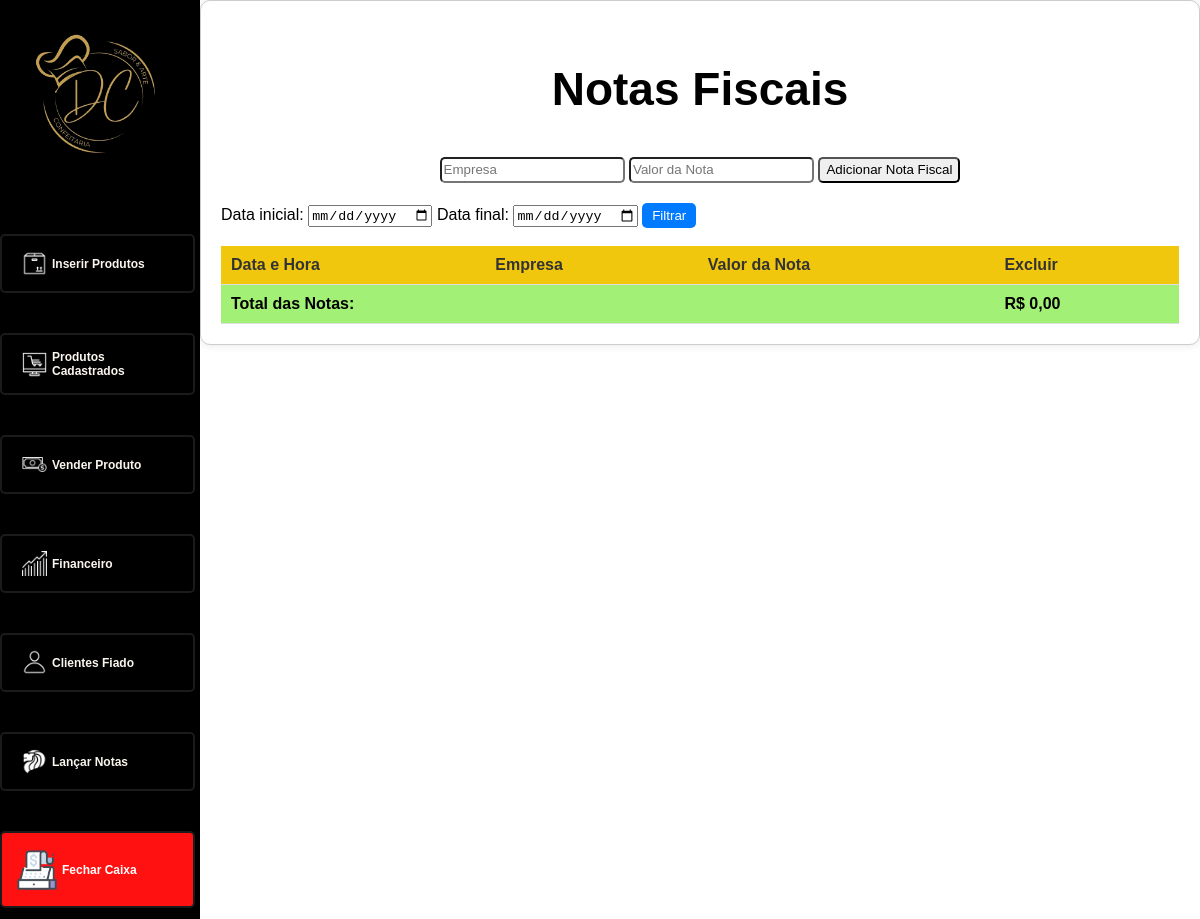
The page /lancar_nota.php (signed in) on the database as committed earlier.
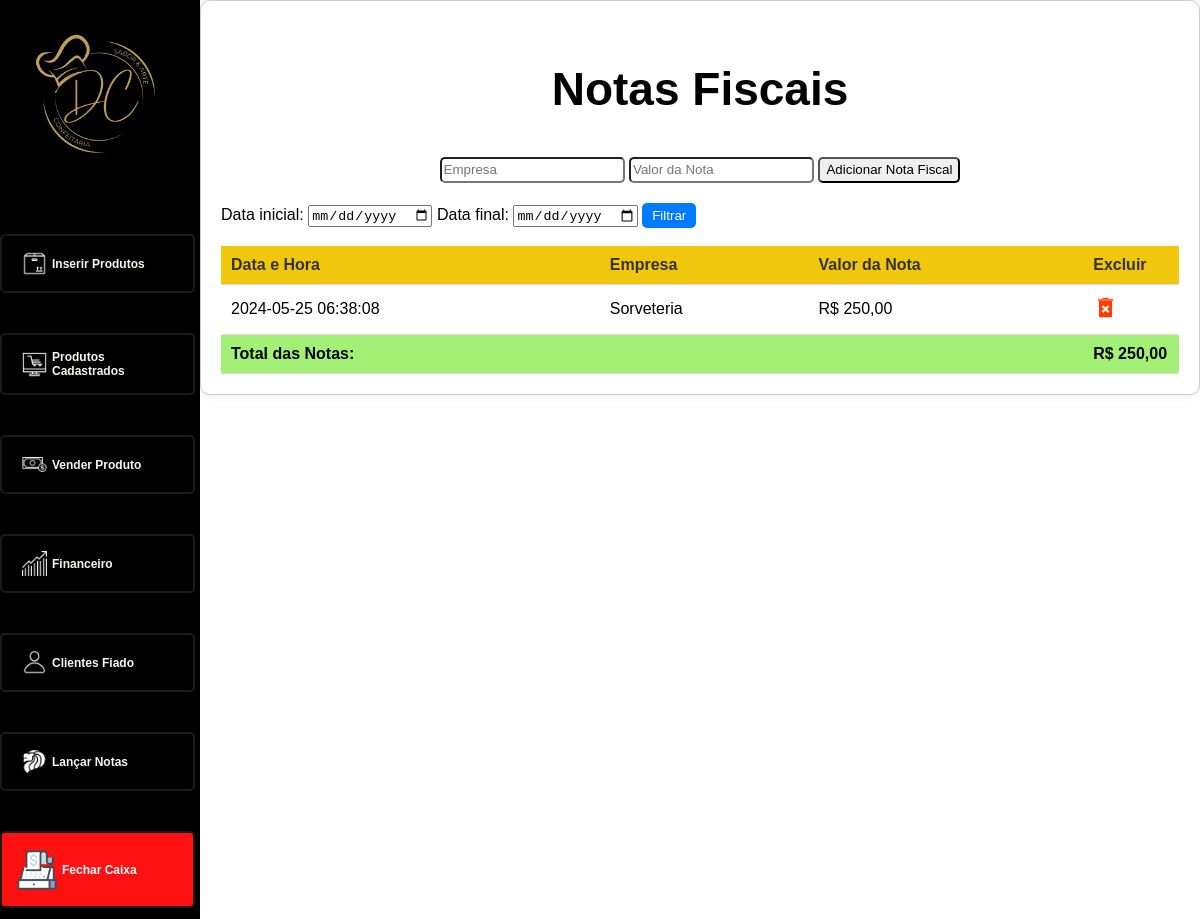
The same page on the database as committed later.
### tables this page shows
CREATE TABLE `notas_fiscais` (
  `id` int(11) NOT NULL,
  `empresa` varchar(255) NOT NULL,
  `valor_nota` decimal(10,2) NOT NULL,
  `data_hora` datetime NOT NULL
);

### Class/database.php (called while the page is built, shortened)
<?php
class Database {
    private $hostname;
    private $bancodedados;
    private $usuario;
    private $senha;
    public function __construct($hostname, $bancodedados, $usuario, $senha) {
        $this->hostname = $hostname;
        $this->bancodedados = $bancodedados;
        $this->usuario = $usuario;
        $this->senha = $senha;
    }
    public function conectar() {
        $this->conexao = new mysqli($this->hostname, $this->usuario, $this->senha, $this->bancodedados);
    }
}
?>

### lancar_nota.php (the view, shortened to what the changed rows need)
<?php
$database = new Database("localhost", "dario", "root", "");
$database->conectar();
$consultaNotas = "SELECT * FROM notas_fiscais WHERE DATE(data_hora) = CURDATE()";
$consultaNotas .= " ORDER BY data_hora DESC";
$resultadoNotas = $database->conexao->query($consultaNotas) or die($database->conexao->error);
$totalNotas = 0;
if ($resultadoNotas && $resultadoNotas->num_rows > 0) {
    while ($nota = $resultadoNotas->fetch_assoc()) {
        $totalNotas += $nota['valor_nota'];
    }
}
?>
<!DOCTYPE html>
<html lang="pt-BR">
<head>
    <link rel="stylesheet" href="style.css">
</head>
<body class="menusDel">
    <div class="container-notas">
        <div class="form-container">
             <h1>Notas Fiscais</h1>
        </div>
        <br>
        <?php if ($resultadoNotas) : ?>
            <table class="table-financeiro">
                <thead>
                    <tr>
                        <th>Data e Hora</th>
                        <th>Empresa</th>
                        <th>Valor da Nota</th>
                        <th>Excluir</th>
                    </tr>
                </thead>
                <tbody>
                    <?php
                    $resultadoNotas->data_seek(0);
                    while ($nota = $resultadoNotas->fetch_assoc()) :
                    ?>
                        <tr>
                            <td><?php echo $nota['data_hora']; ?></td>
                            <td><?php echo $nota['empresa']; ?></td>
                            <td>R$ <?php echo number_format($nota['valor_nota'], 2, ',', '.'); ?></td>
                            <td class="editar">
                                <a onclick="return confirm('Tem certeza que deseja excluir esta nota fiscal?')" href="deletes/delete_notas.php?id=<?php echo $nota['id']; ?>" title="Excluir">
                                    <img src="imgs/iconeDelete.png" width="25px" alt="Excluir">
                                </a>
                            </td>
                        </tr>
                    <?php endwhile; ?>
                    <tr class="totalNotas">
                        <td colspan="3" align="right">Total das Notas:</td>
                        <td>R$ <?php echo number_format($totalNotas, 2, ',', '.'); ?></td>
                    </tr>
                </tbody>
            </table>
        <?php endif; ?>
    </div>
</body>
</html>

Rows that differ between the two databases and show on the page:
added notas_fiscais: data_hora "2024-05-25 06:38:08", empresa "Sorveteria", valor_nota "250,00"
Other text that changed with them:
$totalNotas: "0,00" → "250,00"
